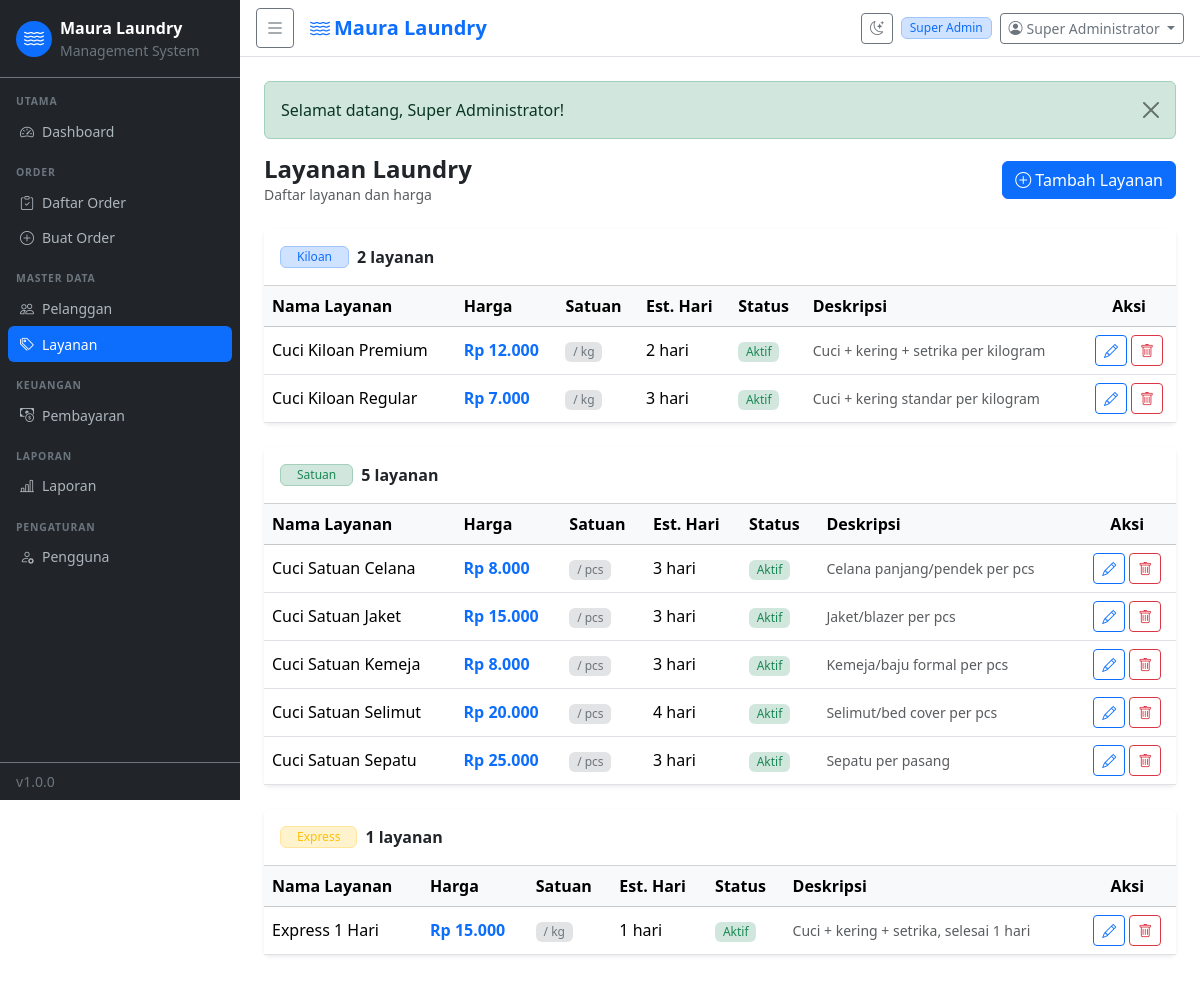
The app's page /pages/services/index.php (signed in) with its own data.
### tables this page shows
CREATE TABLE `users` (
  `id` int(11) NOT NULL AUTO_INCREMENT,
  `role_id` int(11) NOT NULL,
  `name` varchar(100) NOT NULL,
  `username` varchar(50) NOT NULL,
  `email` varchar(150) NOT NULL,
  `phone` varchar(20) DEFAULT NULL,
  `password` varchar(255) NOT NULL,
  `email_verified` tinyint(1) NOT NULL DEFAULT 0,
  `email_token` varchar(100) DEFAULT NULL,
  `reset_token` varchar(100) DEFAULT NULL,
  `reset_expires` datetime DEFAULT NULL,
  `is_active` tinyint(1) NOT NULL DEFAULT 1,
  `created_at` datetime DEFAULT CURRENT_TIMESTAMP,
  PRIMARY KEY (`id`),
  UNIQUE KEY `username` (`username`),
  UNIQUE KEY `email` (`email`),
  KEY `role_id` (`role_id`),
  CONSTRAINT `u_role` FOREIGN KEY (`role_id`) REFERENCES `roles` (`id`)
);

CREATE TABLE `roles` (
  `id` int(11) NOT NULL AUTO_INCREMENT,
  `name` varchar(50) NOT NULL,
  `description` varchar(255) DEFAULT NULL,
  `created_at` datetime DEFAULT CURRENT_TIMESTAMP,
  PRIMARY KEY (`id`),
  UNIQUE KEY `name` (`name`)
);

CREATE TABLE `services` (
  `id` int(11) NOT NULL AUTO_INCREMENT,
  `name` varchar(100) NOT NULL,
  `type` enum('kiloan','satuan','express') NOT NULL,
  `price` decimal(10,2) NOT NULL,
  `unit` varchar(20) NOT NULL DEFAULT 'kg',
  `duration_days` int(11) NOT NULL DEFAULT 3,
  `description` text DEFAULT NULL,
  `is_active` tinyint(1) NOT NULL DEFAULT 1,
  `created_at` datetime DEFAULT CURRENT_TIMESTAMP,
  PRIMARY KEY (`id`)
);

### includes/auth.php (called while the page is built, shortened)
<?php
function is_logged_in(): bool {
    return !empty($_SESSION['user_id']);
}
function current_user(): ?array {
    static $user = null;
    if ($user === null) {
        $db   = db();
        $stmt = $db->prepare(
            "SELECT u.*, r.name AS role_name FROM users u
             JOIN roles r ON r.id = u.role_id
             WHERE u.id = ? AND u.is_active = 1"
        );
        $stmt->bind_param('i', $_SESSION['user_id']);
        $stmt->execute();
        $user = $stmt->get_result()->fetch_assoc();
    }
    return $user;
}
function user_permissions(): array {
    static $perms = null;
    if ($perms !== null) return $perms;
    $user = current_user();
    $db   = db();
    $stmt = $db->prepare(
        "SELECT p.name FROM permissions p
         JOIN role_permissions rp ON rp.permission_id = p.id
         WHERE rp.role_id = ?"
    );
    $stmt->bind_param('i', $user['role_id']);
    $stmt->execute();
    $result = $stmt->get_result();
    $perms  = [];
    while ($row = $result->fetch_assoc()) {
        $perms[] = $row['name'];
    }
    return $perms;
}
function can(string $permission): bool {
    return in_array($permission, user_permissions(), true);
}
function require_permission(string $permission): void {
    if (!can($permission)) {
        flash('error', 'Anda tidak memiliki akses ke halaman ini.');
        redirect(APP_URL . '/pages/dashboard.php');
    }
}

### includes/functions.php (called while the page is built, shortened)
<?php
function csrf_token(): string {
    return $_SESSION['csrf_token'];
}
function get_flash(): ?array {
    $f = $_SESSION['flash'] ?? null;
    return $f;
}
function idr(float $amount): string {
    return 'Rp ' . number_format($amount, 0, ',', '.');
}
function h(string $s): string {
    return htmlspecialchars($s, ENT_QUOTES, 'UTF-8');
}

### pages/services/index.php (the view, shortened to what this page needs)
<?php
require_once __DIR__ . '/../../../includes/functions.php';
require_once __DIR__ . '/../../../includes/auth.php';
require_permission('services.view');
$db = db();
$services = $db->query("SELECT * FROM services ORDER BY type, name")->fetch_all(MYSQLI_ASSOC);
require_once __DIR__ . '/../../includes/header.php';
?>
<div class="d-flex justify-content-between align-items-center mb-4">
  <div><h4 class="fw-bold mb-0">Layanan Laundry</h4><p class="text-muted small mb-0">Daftar layanan dan harga</p></div>
  <?php if (can('services.create')): ?>
  <a href="<?= APP_URL ?>/pages/services/create.php" class="btn btn-primary"><i class="bi bi-plus-circle me-1"></i>Tambah Layanan</a>
  <?php endif; ?>
</div>
<?php
$grouped = [];
foreach ($services as $s) $grouped[$s['type']][] = $s;
$type_labels = ['kiloan' => 'Kiloan', 'satuan' => 'Satuan', 'express' => 'Express'];
$type_colors = ['kiloan' => 'primary', 'satuan' => 'success', 'express' => 'warning'];
foreach ($grouped as $type => $list):
?>
<div class="card border-0 shadow-sm mb-4">
  <div class="card-header bg-white d-flex align-items-center gap-2 py-3">
    <span class="badge bg-<?= $type_colors[$type] ?? 'secondary' ?>-subtle text-<?= $type_colors[$type] ?? 'secondary' ?> border border-<?= $type_colors[$type] ?? 'secondary' ?>-subtle px-3"><?= $type_labels[$type] ?? $type ?></span>
    <span class="fw-semibold"><?= count($list) ?> layanan</span>
  </div>
  <div class="card-body p-0">
    <table class="table table-hover align-middle mb-0">
      <thead class="table-light">
        <tr><th>Nama Layanan</th><th>Harga</th><th>Satuan</th><th>Est. Hari</th><th>Status</th><th>Deskripsi</th><?php if (can('services.edit')): ?><th class="text-center">Aksi</th><?php endif; ?></tr>
      </thead>
      <tbody>
      <?php foreach ($list as $s): ?>
        <tr>
          <td class="fw-medium"><?= h($s['name']) ?></td>
          <td class="fw-bold text-primary"><?= idr($s['price']) ?></td>
          <td><span class="badge bg-secondary-subtle text-secondary">/ <?= h($s['unit']) ?></span></td>
          <td><?= $s['duration_days'] ?> hari</td>
          <td><?= $s['is_active'] ? '<span class="badge bg-success-subtle text-success">Aktif</span>' : '<span class="badge bg-secondary-subtle text-secondary">Nonaktif</span>' ?></td>
          <td class="text-muted small"><?= h($s['description'] ?? '-') ?></td>
          <?php if (can('services.edit')): ?>
          <td class="text-center">
            <div class="d-flex gap-1 justify-content-center">
              <a href="<?= APP_URL ?>/pages/services/edit.php?id=<?= $s['id'] ?>" class="btn btn-sm btn-outline-primary"><i class="bi bi-pencil"></i></a>
              <?php if (can('services.delete')): ?>
              <a href="<?= APP_URL ?>/pages/services/delete.php?id=<?= $s['id'] ?>&csrf=<?= csrf_token() ?>"
                 class="btn btn-sm btn-outline-danger" data-confirm="Hapus layanan ini?"><i class="bi bi-trash"></i></a>
              <?php endif; ?>
            </div>
          </td>
          <?php endif; ?>
        </tr>
      <?php endforeach; ?>
      </tbody>
    </table>
  </div>
</div>
<?php endforeach; ?>
<?php require_once __DIR__ . '/../../includes/footer.php'; ?>

### includes/header.php (shortened to what this page needs)
<?php
$user  = current_user();
$flash = get_flash();
?>
<!DOCTYPE html>
<html lang="id">
<head>
  <link rel="stylesheet" href="https://cdn.jsdelivr.net/npm/bootstrap@5.3.8/dist/css/bootstrap.min.css">
  <link rel="stylesheet" href="https://cdn.jsdelivr.net/npm/bootstrap-icons@1.13.2/font/bootstrap-icons.min.css">
  <link rel="stylesheet" href="<?= APP_URL ?>/assets/css/style.css">
</head>
<body>
<div class="wrapper d-flex">
  <?php require_once __DIR__ . '/sidebar.php'; ?>
  <div class="main-content flex-grow-1">
    <nav class="navbar navbar-expand-lg navbar-light bg-white border-bottom px-3 py-2">
      <button class="btn btn-sm btn-outline-secondary me-3" id="sidebarToggle">
        <i class="bi bi-list fs-5"></i>
      </button>
      <span class="navbar-brand mb-0 fw-semibold text-primary">
        <i class="bi bi-water me-1"></i><?= APP_NAME ?>
      </span>
      <div class="ms-auto d-flex align-items-center gap-2">
        <button class="btn btn-sm btn-outline-secondary" id="darkToggle" title="Toggle tema">
          <i class="bi bi-moon-stars"></i>
        </button>
        <span class="badge bg-primary-subtle text-primary border border-primary-subtle">
          <?= h($user['role_name'] ?? '') ?>
        </span>
        <div class="dropdown">
          <button class="btn btn-sm btn-outline-secondary dropdown-toggle" data-bs-toggle="dropdown">
            <i class="bi bi-person-circle me-1"></i><?= h($user['name'] ?? '') ?>
          </button>
        </div>
      </div>
    </nav>
    <div class="p-4">
      <?php if ($flash): ?>
        <div class="alert alert-<?= $flash['type'] === 'error' ? 'danger' : h($flash['type']) ?> alert-dismissible fade show" role="alert">
          <?= h($flash['message']) ?>
          <button type="button" class="btn-close" data-bs-dismiss="alert"></button>
        </div>
      <?php endif; ?>

### includes/sidebar.php
<?php
$current = $_SERVER['PHP_SELF'];
function nav_link(string $href, string $icon, string $label, string $current): string {
    $active = (strpos($current, $href) !== false) ? ' active' : '';
    return '<li class="nav-item">
      <a class="nav-link' . $active . '" href="' . APP_URL . $href . '">
        <i class="bi bi-' . $icon . ' me-2"></i>' . $label . '
      </a>
    </li>';
}
?>
<nav id="sidebar" class="sidebar bg-dark text-white d-flex flex-column">
  <div class="sidebar-header px-3 py-3 border-bottom border-secondary">
    <div class="d-flex align-items-center gap-2">
      <div class="bg-primary rounded-circle d-flex align-items-center justify-content-center" style="width:36px;height:36px">
        <i class="bi bi-water text-white fs-5"></i>
      </div>
      <div>
        <div class="fw-bold">Maura Laundry</div>
        <div class="small text-secondary">Management System</div>
      </div>
    </div>
  </div>
  <ul class="nav flex-column px-2 py-3 flex-grow-1 overflow-auto">
    <li class="nav-item-label px-2 mb-1 small text-uppercase text-secondary fw-semibold" style="font-size:.65rem;letter-spacing:.08em">Utama</li>
    <?= nav_link('/pages/dashboard.php', 'speedometer2', 'Dashboard', $current) ?>
    <?php if (can('orders.view')): ?>
    <li class="nav-item-label px-2 mt-3 mb-1 small text-uppercase text-secondary fw-semibold" style="font-size:.65rem;letter-spacing:.08em">Order</li>
    <?= nav_link('/pages/orders/index.php',  'clipboard-check', 'Daftar Order', $current) ?>
    <?php if (can('orders.create')): ?>
    <?= nav_link('/pages/orders/create.php', 'plus-circle',     'Buat Order', $current) ?>
    <?php endif; ?>
    <?php endif; ?>
    <?php if (can('customers.view')): ?>
    <li class="nav-item-label px-2 mt-3 mb-1 small text-uppercase text-secondary fw-semibold" style="font-size:.65rem;letter-spacing:.08em">Master Data</li>
    <?= nav_link('/pages/customers/index.php', 'people',       'Pelanggan', $current) ?>
    <?php endif; ?>
    <?php if (can('services.view')): ?>
    <?= nav_link('/pages/services/index.php',  'tags',         'Layanan', $current) ?>
    <?php endif; ?>
    <?php if (can('payments.view')): ?>
    <li class="nav-item-label px-2 mt-3 mb-1 small text-uppercase text-secondary fw-semibold" style="font-size:.65rem;letter-spacing:.08em">Keuangan</li>
    <?= nav_link('/pages/payments/index.php', 'cash-coin', 'Pembayaran', $current) ?>
    <?php endif; ?>
    <?php if (can('reports.view')): ?>
    <li class="nav-item-label px-2 mt-3 mb-1 small text-uppercase text-secondary fw-semibold" style="font-size:.65rem;letter-spacing:.08em">Laporan</li>
    <?= nav_link('/pages/reports/index.php', 'bar-chart-line', 'Laporan', $current) ?>
    <?php endif; ?>
    <?php if (can('users.manage')): ?>
    <li class="nav-item-label px-2 mt-3 mb-1 small text-uppercase text-secondary fw-semibold" style="font-size:.65rem;letter-spacing:.08em">Pengaturan</li>
    <?= nav_link('/pages/users/index.php', 'person-gear', 'Pengguna', $current) ?>
    <?php endif; ?>
  </ul>
  <div class="px-3 py-2 border-top border-secondary small text-secondary">
    v<?= APP_VERSION ?>
  </div>
</nav>

### includes/footer.php (shortened to what this page needs)
    </div>
  </div>
</div>
</body>
</html>

### assets/css/style.css (style rules this page uses)
:root { --sidebar-width: 240px; --sidebar-collapsed: 60px; --primary: #0d6efd; --page-bg: #f8f9fa; --card-bg: #ffffff; --text-primary: #212529; --border-color: #dee2e6; }
.wrapper { min-height: 100vh; }
.sidebar { width: var(--sidebar-width); min-height: 100vh; transition: width .25s ease; flex-shrink: 0; position: sticky; top: 0; height: 100vh; overflow-y: auto; z-index: 100; }
.main-content { min-width: 0; }
.sidebar .nav-link { color: #adb5bd; border-radius: .375rem; padding: .45rem .75rem; font-size: .875rem; transition: background .15s, color .15s; display: flex; align-items: center; }
.sidebar .nav-link.active { background: var(--primary); color: #fff; }
.badge { font-size: .75em; font-weight: 500; }

### records on screen
users: role.name "Super Admin", name "Super Administrator"
services: name "Cuci Kiloan Premium", price "Rp 12.000", unit "kg", duration_days "2", is_active "Aktif", description "Cuci + kering + setrika per kilogram"
services: name "Cuci Kiloan Regular", price "Rp 7.000", unit "kg", duration_days "3", is_active "Aktif", description "Cuci + kering standar per kilogram"
services: name "Cuci Satuan Celana", price "Rp 8.000", unit "pcs", duration_days "3", is_active "Aktif", description "Celana panjang/pendek per pcs"
services: name "Cuci Satuan Jaket", price "Rp 15.000", unit "pcs", duration_days "3", is_active "Aktif", description "Jaket/blazer per pcs"
services: name "Cuci Satuan Kemeja", price "Rp 8.000", unit "pcs", duration_days "3", is_active "Aktif", description "Kemeja/baju formal per pcs"
services: name "Cuci Satuan Selimut", price "Rp 20.000", unit "pcs", duration_days "4", is_active "Aktif", description "Selimut/bed cover per pcs"
services: name "Cuci Satuan Sepatu", price "Rp 25.000", unit "pcs", duration_days "3", is_active "Aktif", description "Sepatu per pasang"
services: name "Express 1 Hari", price "Rp 15.000", unit "kg", duration_days "1", is_active "Aktif", description "Cuci + kering + setrika, selesai 1 hari"

### other values on screen
$label "Dashboard Daftar Order Buat Order Pelanggan Layanan Pembayaran Laporan Pengguna"
APP_VERSION "1.0.0"
APP_NAME "Maura Laundry"
$flash['message'] "Selamat datang, Super Administrator!"
$type_labels[$type] "Kiloan"
count($list) "2"
$type_labels[$type] "Satuan"
count($list) "5"
$type_labels[$type] "Express"
count($list) "1"
